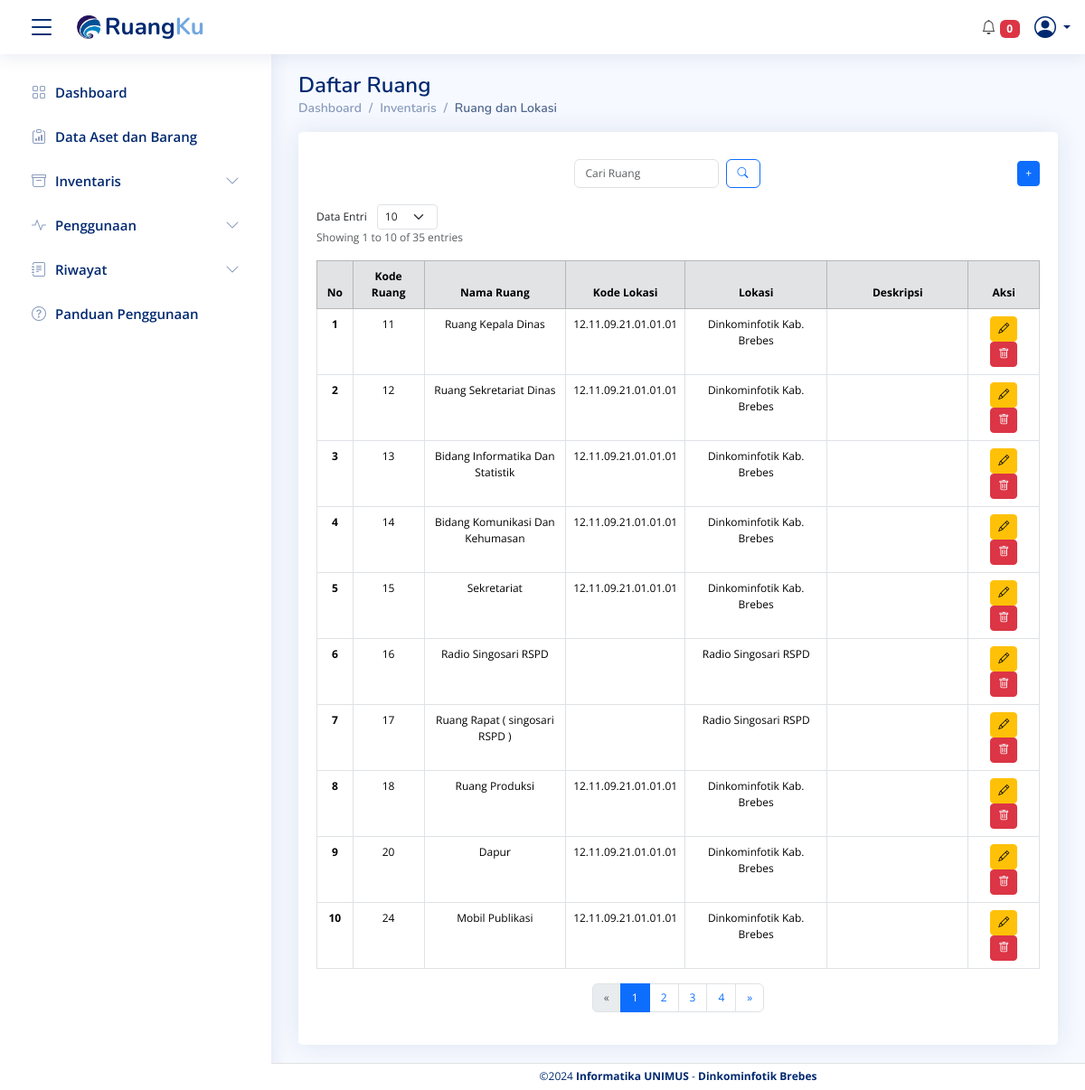
The app's page /lokasi.php, older data.
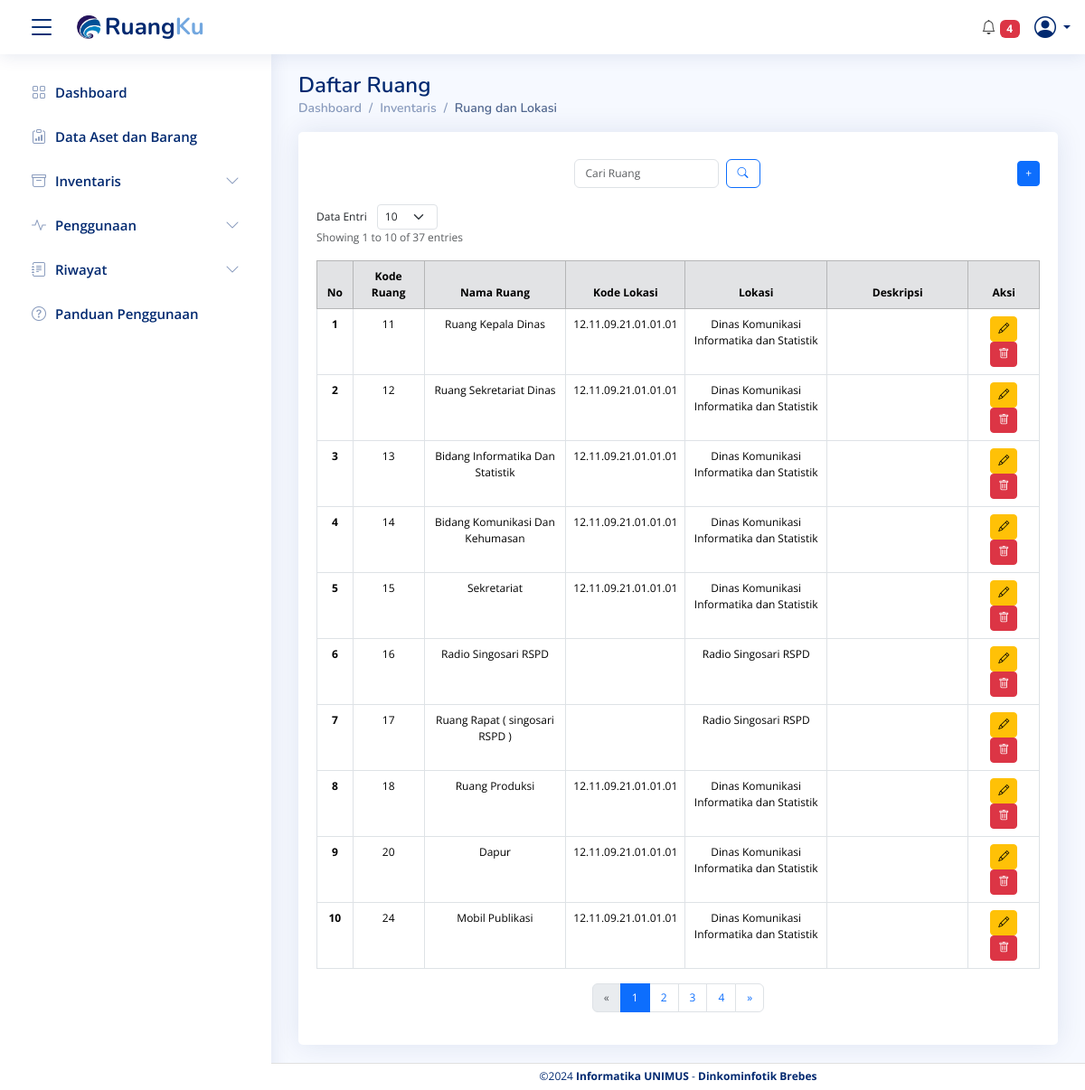
The same page, newer data.
### tables this page shows
CREATE TABLE `lokasi` (
  `id_lokasi` varchar(50) NOT NULL,
  `nama_lokasi` varchar(100) NOT NULL,
  `bid_lokasi` varchar(50) DEFAULT NULL,
  `tempat_lokasi` varchar(100) DEFAULT NULL,
  `kategori_lokasi` varchar(50) DEFAULT NULL,
  `desk_lokasi` text
);

### proses/kendaraan/get_data_kendaraan.php (called while the page is built, shortened)
<?php
include('koneksi/koneksi.php');
$query_unpaid_tax = "SELECT * FROM data_barang WHERE kategori = 'Barang Bergerak (Kendaraan)' AND status_stnk = 'Belum Lunas'";
$result_unpaid_tax = mysqli_query($conn, $query_unpaid_tax);
$unpaid_tax_vehicles = [];
while ($row = mysqli_fetch_assoc($result_unpaid_tax)) {
    $unpaid_tax_vehicles[] = $row;
}
$count_unpaid_tax = count($unpaid_tax_vehicles);
$query_unpaid_tax2 = "SELECT * FROM data_barang WHERE kategori = 'Barang Bergerak (Kendaraan)' AND status_no_polisi = 'Tidak aktif'";
$result_unpaid_tax2 = mysqli_query($conn, $query_unpaid_tax2);
$unpaid_tax_vehicles2 = [];
while ($row = mysqli_fetch_assoc($result_unpaid_tax2)) {
    $unpaid_tax_vehicles2[] = $row;
}
$count_unpaid_tax2 = count($unpaid_tax_vehicles2);
?>

### proses/lokasi/get data/get_lokasi.php (called while the page is built, shortened)
<?php
include('koneksi/koneksi.php');
$limit = isset($_GET['limit']) ? (int)$_GET['limit'] : 10;
$page = isset($_GET['page']) ? (int)$_GET['page'] : 1;
$start = ($page - 1) * $limit;
$search_query = "";
$search_params = [];
$param_types = "";
$sql = "SELECT * FROM lokasi $search_query LIMIT ?, ?";
$stmt = mysqli_prepare($conn, $sql);
$param_types .= "ii";
array_push($search_params, $start, $limit);
mysqli_stmt_bind_param($stmt, $param_types, ...$search_params);
mysqli_stmt_execute($stmt);
$result = mysqli_stmt_get_result($stmt);
$count_sql = "SELECT COUNT(*) AS total FROM lokasi $search_query";
$count_stmt = mysqli_prepare($conn, $count_sql);
mysqli_stmt_execute($count_stmt);
$count_result = mysqli_stmt_get_result($count_stmt);
$total_records = mysqli_fetch_assoc($count_result)['total'];
$end = min($start + $limit, $total_records);
$showing_text = "Showing " . ($start + 1) . " to " . $end . " of " . $total_records . " entries";
$offset = $start;
$no = $offset + 1;
?>

### lokasi.php (the view, shortened to what the changed rows need)
<?php
include("component/header.php");
include("proses/lokasi/get data/get_lokasi.php");
?>
<main id="main" class="main">
  <div class="pagetitle">
    <h1>Daftar Ruang</h1>
  </div>
  <div class="card">
    <div class="card-body" style="padding-top: 20px;">
      <div class="d-flex justify-content-between align-items-center mb-2" style="padding-top: 10px; padding-bottom: 10px">
        <div class="flex-grow-1 d-flex justify-content-center">
        </div>
        <div>
        </div>
      </div>
      <div>
        <form method="GET" action="">
        </form>
      </div>
      <?php
      echo "<p class='text-muted'>$showing_text</p>";
      ?>
      <div class="table-responsive">
        <table class="table table-bordered" style="font-size: 14px;">
          <thead class="table-secondary text-center">
            <tr>
              <th scope="col" style="width: 5%;">No</th>
              <th scope="col" style="width: 10%;">Kode Ruang</th>
              <th scope="col" style="width: 20%;">Nama Ruang</th>
              <th scope="col" style="width: 15%;">Kode Lokasi</th>
              <th scope="col" style="width: 20%;">Lokasi</th>
              <th scope="col" style="width: 20%;">Deskripsi</th>
              <th scope="col" style="width: 10%;">Aksi</th>
            </tr>
          </thead>
          <tbody>
            <?php
            while ($row = mysqli_fetch_assoc($result)) {
              echo "<tr class='text-center'>";
              echo "<th scope='row'>{$no}</th>";
              echo "<td>{$row['id_lokasi']}</td>";
              echo "<td>{$row['bid_lokasi']}</td>";
              echo "<td>{$row['nama_lokasi']}</td>";
              echo "<td>{$row['tempat_lokasi']}</td>";
              echo "<td>{$row['desk_lokasi']}</td>";
              echo "<td>
                    <a href='frm_edit_lokasi.php?id_lokasi={$row['id_lokasi']}' class='btn btn-warning btn-sm' title='Edit'>
                    <i class='bi bi-pencil'></i>
                    </a>
                    <button class='btn btn-danger btn-sm btn-hapus' data-id_lokasi='{$row['id_lokasi']}' title='Hapus'>
                    <i class='bi bi-trash'></i>
                    </button>
                    </td>";
              echo "</tr>";
              $no++;
            }
            ?>
          </tbody>
        </table>
        <?php if ($total_records > $limit) : ?>
          <nav aria-label="Page navigation example" class="d-flex justify-content-center">
          </nav>
        <?php endif; ?>
      </div>
    </div>
  </div>
</main>
<?php include("component/footer.php"); ?>

### component/header.php (shortened to what the changed rows need)
<?php
include("proses/kendaraan/get_data_kendaraan.php");
?>
<!DOCTYPE html>
<html lang="en">
<head>
  <link rel="stylesheet" href="https://cdn.jsdelivr.net/npm/notiflix/dist/notiflix-3.2.6.min.css" />
  <link href="https://cdn.jsdelivr.net/npm/bootstrap@5.3.0/dist/css/bootstrap.min.css" rel="stylesheet">
  <link href="vendor/bootstrap/css/bootstrap.min.css" rel="stylesheet">
  <link href="vendor/bootstrap-icons/bootstrap-icons.css" rel="stylesheet">
  <link href="vendor/boxicons/css/boxicons.min.css" rel="stylesheet">
  <link href="vendor/quill/quill.snow.css" rel="stylesheet">
  <link href="vendor/quill/quill.bubble.css" rel="stylesheet">
  <link href="vendor/remixicon/remixicon.css" rel="stylesheet">
  <link href="vendor/simple-datatables/style.css" rel="stylesheet">
  <link href="https://cdn.jsdelivr.net/npm/bootstrap@5.3.2/dist/css/bootstrap.min.css" rel="stylesheet">
  <link href="css/style.css" rel="stylesheet">
  <link href="css/kita.css" rel="stylesheet">
  <link rel="stylesheet" href="https://cdn.jsdelivr.net/npm/sweetalert2@11/dist/sweetalert2.min.css">
</head>
<body>
<header id="header" class="header fixed-top d-flex align-items-center">
  <nav class="header-nav ms-auto">
    <ul class="d-flex align-items-center">
      <li class="nav-item dropdown pe-3">
        <a class="nav-link" href="#" id="notificationIcon" data-bs-toggle="dropdown" aria-expanded="false">
          <i class="bi bi-bell"></i>
          <span class="badge bg-danger" id="notificationCount">
            <?php echo $count_unpaid_tax + $count_unpaid_tax2; ?>
          </span>
        </a>
      </li>
    </ul>
  </nav>
</header>
</body>
</html>

Row changes from the older to the newer data that the page shows:
changed lokasi "Ruang Kepala Dinas": tempat_lokasi "Dinkominfotik Kab. Brebes" → "Dinas Komunikasi Informatika dan Statistik"
changed lokasi "Ruang Sekretariat Dinas": tempat_lokasi "Dinkominfotik Kab. Brebes" → "Dinas Komunikasi Informatika dan Statistik"
changed lokasi "Bidang Informatika Dan Statistik": tempat_lokasi "Dinkominfotik Kab. Brebes" → "Dinas Komunikasi Informatika dan Statistik"
changed lokasi "Bidang Komunikasi Dan Kehumasan": tempat_lokasi "Dinkominfotik Kab. Brebes" → "Dinas Komunikasi Informatika dan Statistik"
changed lokasi "Sekretariat": tempat_lokasi "Dinkominfotik Kab. Brebes" → "Dinas Komunikasi Informatika dan Statistik"
changed lokasi "Ruang Produksi": tempat_lokasi "Dinkominfotik Kab. Brebes" → "Dinas Komunikasi Informatika dan Statistik"
changed lokasi "Dapur": tempat_lokasi "Dinkominfotik Kab. Brebes" → "Dinas Komunikasi Informatika dan Statistik"
changed lokasi "Mobil Publikasi": tempat_lokasi "Dinkominfotik Kab. Brebes" → "Dinas Komunikasi Informatika dan Statistik"
Text that changed along with them:
$count_unpaid_tax + $count_unpaid_tax2: "0" → "4"
$showing_text: "Showing 1 to 10 of 35 entries" → "Showing 1 to 10 of 37 entries"
